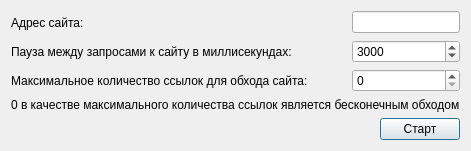
<?xml version="1.0" encoding="UTF-8"?>
<ui version="4.0">
 <class>StartSettingsDialog</class>
 <widget class="QDialog" name="StartSettingsDialog">
  <property name="geometry">
   <rect>
    <x>0</x>
    <y>0</y>
    <width>471</width>
    <height>151</height>
   </rect>
  </property>
  <property name="minimumSize">
   <size>
    <width>471</width>
    <height>151</height>
   </size>
  </property>
  <property name="maximumSize">
   <size>
    <width>471</width>
    <height>151</height>
   </size>
  </property>
  <property name="windowTitle">
   <string>Краулер</string>
  </property>
  <layout class="QGridLayout" name="gridLayout">
   <item row="0" column="0">
    <widget class="QLabel" name="label">
     <property name="minimumSize">
      <size>
       <width>272</width>
       <height>23</height>
      </size>
     </property>
     <property name="maximumSize">
      <size>
       <width>272</width>
       <height>23</height>
      </size>
     </property>
     <property name="text">
      <string>Адрес сайта:</string>
     </property>
    </widget>
   </item>
   <item row="0" column="1" colspan="2">
    <widget class="QLineEdit" name="addressLineEdit"/>
   </item>
   <item row="1" column="0">
    <widget class="QLabel" name="label_2">
     <property name="text">
      <string>Пауза между запросами к сайту в миллисекундах:</string>
     </property>
    </widget>
   </item>
   <item row="1" column="1" colspan="2">
    <widget class="QSpinBox" name="timePauseSpinbox">
     <property name="maximum">
      <number>10000</number>
     </property>
     <property name="singleStep">
      <number>100</number>
     </property>
     <property name="value">
      <number>3000</number>
     </property>
    </widget>
   </item>
   <item row="2" column="0">
    <widget class="QLabel" name="label_3">
     <property name="text">
      <string>Максимальное количество ссылок для обхода сайта:</string>
     </property>
    </widget>
   </item>
   <item row="3" column="0" colspan="3">
    <widget class="QLabel" name="label_4">
     <property name="text">
      <string>0 в качестве максимального количества ссылок является бесконечным обходом</string>
     </property>
    </widget>
   </item>
   <item row="4" column="0">
    <spacer name="horizontalSpacer_5">
     <property name="orientation">
      <enum>Qt::Horizontal</enum>
     </property>
     <property name="sizeHint" stdset="0">
      <size>
       <width>311</width>
       <height>20</height>
      </size>
     </property>
    </spacer>
   </item>
   <item row="4" column="2">
    <widget class="QPushButton" name="startButton">
     <property name="text">
      <string>Старт</string>
     </property>
    </widget>
   </item>
   <item row="2" column="1" colspan="2">
    <widget class="QSpinBox" name="maxCrawlUrlsSpinbox"/>
   </item>
  </layout>
 </widget>
 <resources/>
 <connections/>
</ui>
